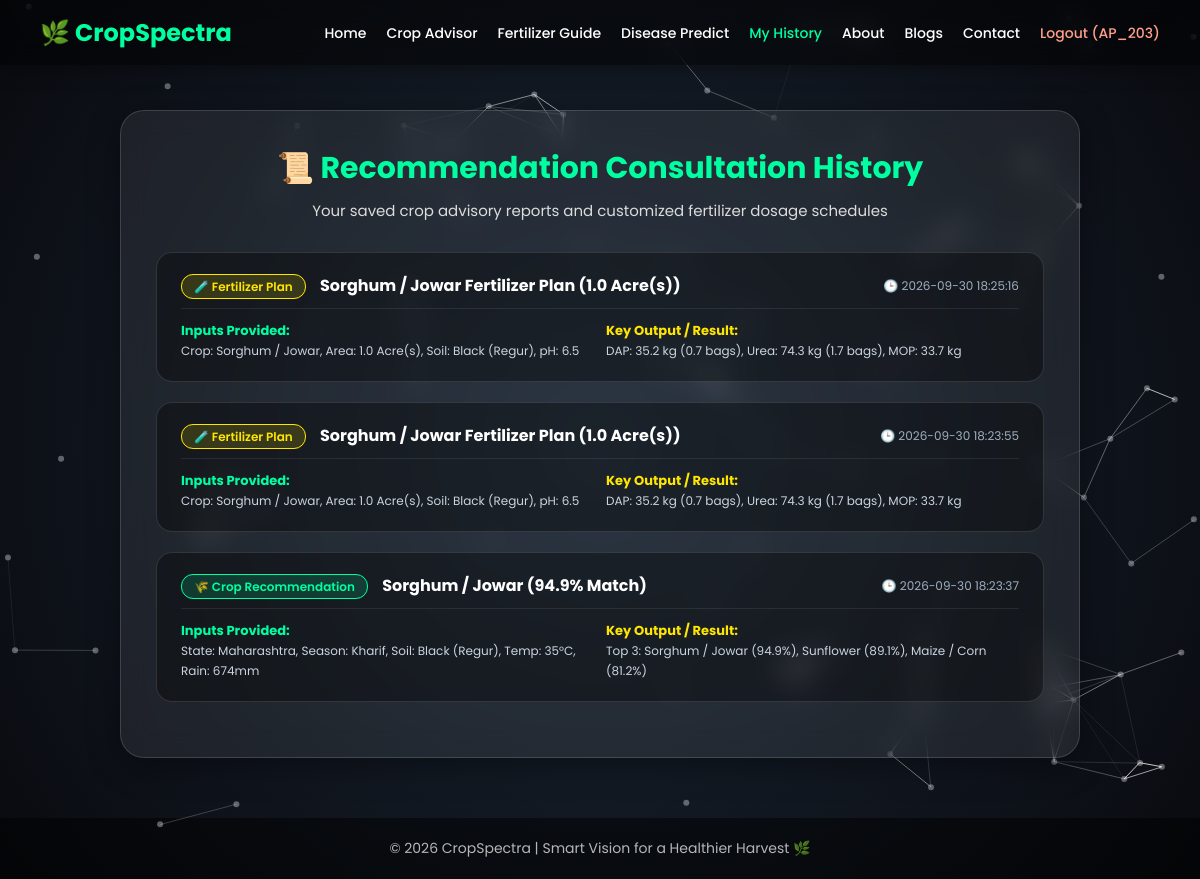
The app's page /history (signed in) with its own data.
### tables this page shows
CREATE TABLE recommendation_history (
            id INTEGER PRIMARY KEY AUTOINCREMENT,
            username TEXT,
            rec_type TEXT,
            inputs_json TEXT,
            results_json TEXT,
            created_at DATETIME DEFAULT CURRENT_TIMESTAMP
        );

### app.py (the view)
@app.route("/history")
def history_page():
    if "user" not in session:
        return redirect(url_for("login"))
    history_items = []
    try:
        conn = sqlite3.connect(DB_NAME)
        cursor = conn.cursor()
        cursor.execute(
            "SELECT id, rec_type, inputs_json, results_json, created_at FROM recommendation_history WHERE username = ? ORDER BY created_at DESC LIMIT 50",
            (session["user"],)
        )
        rows = cursor.fetchall()
        conn.close()
        for row in rows:
            rec_id, rec_type, in_json, res_json, created_at = row
            try:
                in_data = json.loads(in_json) if in_json else {}
                res_data = json.loads(res_json) if res_json else {}
            except Exception:
                in_data, res_data = {}, {}
            if rec_type == "crop":
                top_name = res_data[0]['name'] if res_data and len(res_data) > 0 else "Crop Plan"
                top_score = res_data[0]['suitability'] if res_data and len(res_data) > 0 else ""
                summary_title = f"{top_name} ({top_score}% Match)"
                inputs_summary = f"State: {in_data.get('state')}, Season: {in_data.get('season')}, Soil: {in_data.get('soil_type')}, Temp: {in_data.get('temperature')}°C, Rain: {in_data.get('rainfall')}mm"
                results_summary = f"Top 3: {', '.join([c['name'] + ' (' + str(c['suitability']) + '%)' for c in res_data[:3]])}" if isinstance(res_data, list) else ""
            else:
                crop_name = res_data.get('crop_name', in_data.get('crop_id', 'Crop').title()) if isinstance(res_data, dict) else in_data.get('crop_id', 'Crop').title()
                area_str = f"{res_data.get('area_entered', in_data.get('area', 1))} {res_data.get('area_unit', in_data.get('area_unit', 'acre'))}" if isinstance(res_data, dict) else f"{in_data.get('area', 1)} {in_data.get('area_unit', 'acre')}"
                summary_title = f"{crop_name} Fertilizer Plan ({area_str})"
                inputs_summary = f"Crop: {crop_name}, Area: {area_str}, Soil: {in_data.get('soil_type')}, pH: {in_data.get('soil_ph')}"
                plan_a = res_data.get('plan_a', {}) if isinstance(res_data, dict) else {}
                results_summary = f"DAP: {plan_a.get('dap_kg', 0)} kg ({plan_a.get('dap_bags_50kg', 0)} bags), Urea: {plan_a.get('urea_kg', 0)} kg ({plan_a.get('urea_bags_45kg', 0)} bags), MOP: {plan_a.get('mop_kg', 0)} kg"
            history_items.append({
                "id": rec_id,
                "rec_type": rec_type,
                "summary_title": summary_title,
                "inputs_summary": inputs_summary,
                "results_summary": results_summary,
                "created_at": created_at
            })
    except Exception as e:
        print(f"Error fetching history: {e}")
    return render_template("history.html", history_items=history_items, user=session.get("user"))

### app.py (called while the page is built)
@app.context_processor
def inject_user():
    return dict(user=session.get("user"))

### templates/history.html (shortened to what this page needs)
<!DOCTYPE html>
<html lang="en">
<head>
</head>
<body>
  <div id="particles-js"></div>
  <nav>
    <h1>🌿 CropSpectra</h1>
    <ul>
      <li><a href="{{ url_for('home') }}">Home</a></li>
      <li><a href="{{ url_for('crop_recommendation') }}">Crop Advisor</a></li>
      <li><a href="{{ url_for('fertilizer_recommendation') }}">Fertilizer Guide</a></li>
      <li><a href="{{ url_for('predict_page') }}">Disease Predict</a></li>
      <li><a href="{{ url_for('history_page') }}" class="active">My History</a></li>
      <li><a href="{{ url_for('about') }}">About</a></li>
      <li><a href="{{ url_for('blogs') }}">Blogs</a></li>
      <li><a href="{{ url_for('contact') }}">Contact</a></li>
      {% if user %}
        <li><a href="{{ url_for('logout') }}" style="color: #ff9f8a;">Logout ({{ user }})</a></li>
      {% else %}
        <li><a href="{{ url_for('login') }}">Login</a></li>
      {% endif %}
    </ul>
  </nav>
  <div class="container">
    <div class="header-section">
      <h1>📜 Recommendation Consultation History</h1>
      <p>Your saved crop advisory reports and customized fertilizer dosage schedules</p>
    </div>
    {% if history_items and history_items|length > 0 %}
      {% for item in history_items %}
        <div class="history-card">
          <div class="history-header">
            <div>
              {% if item.rec_type == 'crop' %}
                <span class="tag-crop">🌾 Crop Recommendation</span>
              {% else %}
                <span class="tag-fert">🧪 Fertilizer Plan</span>
              {% endif %}
              <strong style="margin-left: 10px; font-size: 16px; color: white;">
                {{ item.summary_title }}
              </strong>
            </div>
            <span class="time-stamp">🕒 {{ item.created_at }}</span>
          </div>
          <div class="detail-grid">
            <div>
              <strong style="color: #00ffa1;">Inputs Provided:</strong><br>
              <span style="font-size: 12px; color: #cbd5e0;">{{ item.inputs_summary }}</span>
            </div>
            <div>
              <strong style="color: #ffe600;">Key Output / Result:</strong><br>
              <span style="font-size: 12px; color: #cbd5e0;">{{ item.results_summary }}</span>
            </div>
          </div>
        </div>
      {% endfor %}
    {% endif %}
  </div>
  <footer class="footer">
  </footer>
</body>
</html>

### templates/history.html (style rules this page uses)
* { box-sizing: border-box; margin: 0; padding: 0; font-family: 'Poppins', sans-serif; }
body, html { min-height: 100%; overflow-x: hidden; color: white; margin: 0; background: radial-gradient(circle at 50% 50%, #1b2735, #090a0f); }
#particles-js { position: fixed; width: 100%; height: 100%; z-index: 0; top: 0; left: 0; }
nav { width: 100%; padding: 15px 40px; position: fixed; top: 0; left: 0; background: rgba(0, 0, 0, 0.5); -webkit-backdrop-filter: blur(12px); backdrop-filter: blur(12px); box-shadow: 0 4px 20px rgba(0,0,0,0.35); z-index: 100; display: flex; justify-content: space-between; align-items: center; flex-wrap: wrap; gap: 15px; }
nav h1 { font-size: 24px; color: #00ffa1; font-weight: 700; display: flex; align-items: center; gap: 8px; }
nav ul { list-style: none; display: flex; gap: 20px; align-items: center; flex-wrap: wrap; }
nav ul li a { text-decoration: none; color: white; font-weight: 500; font-size: 14px; transition: color 0.3s; }
nav ul li a:hover, nav ul li a.active { color: #00ffa1; }
.container { position: relative; z-index: 2; max-width: 960px; width: 92%; background: rgba(255, 255, 255, 0.07); border-radius: 24px; padding: 35px; -webkit-backdrop-filter: blur(14px); backdrop-filter: blur(14px); box-shadow: 0 8px 32px rgba(0, 0, 0, 0.4); margin: 110px auto 60px auto; border: 1px solid rgba(255, 255, 255, 0.15); text-align: left; }
.header-section { text-align: center; margin-bottom: 30px; }
.header-section h1 { font-size: 30px; color: #00ffa1; font-weight: 700; margin-bottom: 8px; }
.header-section p { color: #dcdcdc; font-size: 15px; }
.history-card { background: rgba(0, 0, 0, 0.35); border: 1px solid rgba(255, 255, 255, 0.12); border-radius: 16px; padding: 20px 24px; margin-bottom: 20px; transition: transform 0.2s, border-color 0.2s; }
.history-header { display: flex; justify-content: space-between; align-items: center; flex-wrap: wrap; gap: 8px; margin-bottom: 12px; border-bottom: 1px solid rgba(255, 255, 255, 0.08); padding-bottom: 10px; }
.tag-crop { background: rgba(0, 255, 161, 0.15); border: 1px solid #00ffa1; color: #00ffa1; padding: 3px 12px; border-radius: 12px; font-size: 12px; font-weight: 600; }
.tag-fert { background: rgba(255, 230, 0, 0.15); border: 1px solid #ffe600; color: #ffe600; padding: 3px 12px; border-radius: 12px; font-size: 12px; font-weight: 600; }
.time-stamp { font-size: 12px; color: #a0aec0; }
.detail-grid { display: grid; grid-template-columns: repeat(auto-fit, minmax(200px, 1fr)); gap: 12px; font-size: 13px; color: #e2e8f0; margin-top: 10px; }
.footer { text-align: center; padding: 20px 0; background: rgba(0,0,0,0.5); color: rgba(255,255,255,0.7); margin-top: 40px; font-size: 14px; }

### records on screen
recommendation_history: rec_type "🧪 Fertilizer Plan", summary_title "Sorghum / Jowar Fertilizer Plan (1.0 Acre(s))", created_at "2026-09-30 18:25:16", inputs_summary "Crop: Sorghum / Jowar, Area: 1.0 Acre(s), Soil: Black (Regur), pH: 6.5", results_summary "DAP: 35.2 kg (0.7 bags), Urea: 74.3 kg (1.7 bags), MOP: 33.7 kg"
recommendation_history: rec_type "🧪 Fertilizer Plan", summary_title "Sorghum / Jowar Fertilizer Plan (1.0 Acre(s))", created_at "2026-09-30 18:23:55", inputs_summary "Crop: Sorghum / Jowar, Area: 1.0 Acre(s), Soil: Black (Regur), pH: 6.5", results_summary "DAP: 35.2 kg (0.7 bags), Urea: 74.3 kg (1.7 bags), MOP: 33.7 kg"
recommendation_history: rec_type "🌾 Crop Recommendation", summary_title "Sorghum / Jowar (94.9% Match)", created_at "2026-09-30 18:23:37", inputs_summary "State: Maharashtra, Season: Kharif, Soil: Black (Regur), Temp: 35°C, Rain: 674mm", results_summary "Top 3: Sorghum / Jowar (94.9%), Sunflower (89.1%), Maize / Corn (81.2%)"

### other values on screen
{{ user }} "AP_203"
